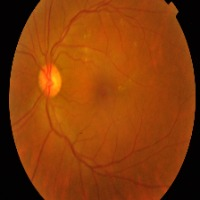
#> input picture images/mild.jpg, 200 x 200 px; its folder holds only this picture in this run
$ python -i data_preprocessing.py   (imports and definitions only)
#> lines starting #> are read from the running program, lines starting #| are printed output that depends on the picture; after the words box and inside, x2 and y2 are one past the last pixel; in counts of white or black regions, pixels touching at a corner belong together
import tensorflow as tf
import numpy as np
import cv2
from pathlib import Path
import pandas as pd
from sklearn.utils.class_weight import compute_class_weight

# Konfigurasi
IMG_SIZE = 224  # Untuk EfficientNet atau ResNet
BATCH_SIZE = 16
AUTOTUNE = tf.data.AUTOTUNE

class DataPreprocessor:
    def __init__(self, img_size=224):
        self.img_size = img_size

    def preprocess_image(self, image_path, apply_clahe=True):
        """Preprocessing untuk retinal images"""
#> called with image_path = '../../images/mild.jpg', apply_clahe = True
        # Load image
        img = cv2.imread(str(image_path))
#> img is the input picture: shape (200, 200, 3); mean B, G, R 9.4, 60.1, 136.8

        if img is None:
            raise ValueError(f"Cannot load image: {image_path}")

        # Crop circular region (menghilangkan black borders)
        img = self.crop_image_from_gray(img)

        # Resize
        img = cv2.resize(img, (self.img_size, self.img_size))

        # Apply CLAHE untuk meningkatkan kontras
        if apply_clahe:
            img = self.apply_clahe_rgb(img)

        # Normalize ke [0, 1]
        img = img.astype(np.float32) / 255.0

        return img

    def crop_image_from_gray(self, img, tol=7):
        """Crop black borders dari retinal images"""
#> called with tol = 7
        if img.ndim == 2:
            mask = img > tol
            return img[np.ix_(mask.any(1), mask.any(0))]
        elif img.ndim == 3:
            gray_img = cv2.cvtColor(img, cv2.COLOR_BGR2GRAY)
            mask = gray_img > tol
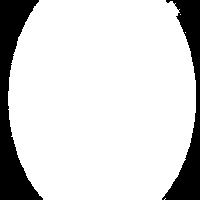
#> mask: shape (200, 200) bool; 84% white; 2 black regions, box (x1, y1, x2, y2) and area: (0, 0, 43, 200) 3701, (162, 0, 200, 200) 2707

            check_shape = img[:, :, 0][np.ix_(mask.any(1), mask.any(0))].shape[0]
#> check_shape = 200
            if check_shape == 0:
                return img
            else:
                img1 = img[:, :, 0][np.ix_(mask.any(1), mask.any(0))]
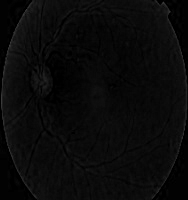
#> img1: shape (200, 188); min 0, max 63, mean 9.8
                img2 = img[:, :, 1][np.ix_(mask.any(1), mask.any(0))]
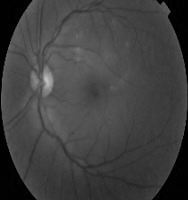
#> img2: shape (200, 188); min 0, max 192, mean 63.8
                img3 = img[:, :, 2][np.ix_(mask.any(1), mask.any(0))]
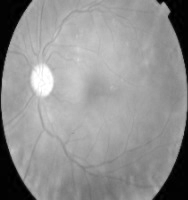
#> img3: shape (200, 188); min 0, max 255, mean 145.3
                img = np.stack([img1, img2, img3], axis=-1)
#> img: shape (200, 188, 3)
            return img

    def apply_clahe_rgb(self, img):
        """Apply CLAHE untuk setiap channel RGB"""
        clahe = cv2.createCLAHE(clipLimit=2.0, tileGridSize=(8, 8))

        # Convert ke LAB color space
        lab = cv2.cvtColor(img, cv2.COLOR_BGR2LAB)
#> lab: shape (224, 224, 3); mean of channels 0, 1, 2 94.8, 159, 171.2
        l, a, b = cv2.split(lab)
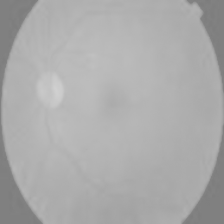
#> b: shape (224, 224); min 124, max 208, mean 171.2

        # Apply CLAHE ke L channel
        l = clahe.apply(l)
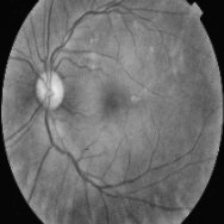
#> l: shape (224, 224); min 2, max 230, mean 106.9

        # Merge kembali
        lab = cv2.merge([l, a, b])
#> lab: shape (224, 224, 3); mean of channels 0, 1, 2 106.9, 159, 171.2
        img = cv2.cvtColor(lab, cv2.COLOR_LAB2BGR)
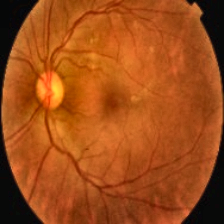
#> img: shape (224, 224, 3); mean B, G, R 23.7, 75.9, 159.3

        return img

# [119 lines left out: functions create_tf_dataset, compute_class_weights, prepare_datasets, not called in this run]

# Test preprocessing
# [37 lines not run here, left out]

>>> result = DataPreprocessor().preprocess_image('../../images/mild.jpg')

$ run again, on images/no_dr.jpg
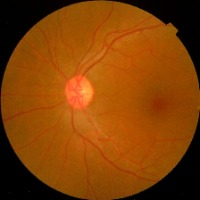
#> input picture images/no_dr.jpg, 200 x 200 px
#> in preprocess_image, img is the input picture: shape (200, 200, 3); mean B, G, R 5.2, 64, 128.8
#> in crop_image_from_gray, `mask = gray_img > tol`:
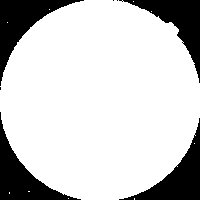
#> mask: shape (200, 200) bool; 79.9% white; 7 black regions (3 under 20 px), largest, box (x1, y1, x2, y2) and area: (0, 0, 84, 86) 2097, (0, 112, 81, 200) 2033, (119, 118, 200, 200) 1970, (119, 0, 200, 83) 1944
#> in apply_clahe_rgb, `img = cv2.cvtColor(lab, cv2.COLOR_LAB2BGR)`:
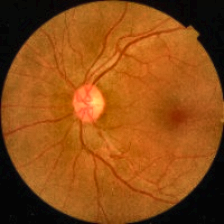
#> img: shape (224, 224, 3); mean B, G, R 20.4, 76.4, 143.1

$ run again, on images/proliferate.jpg
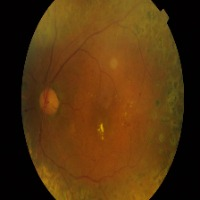
#> input picture images/proliferate.jpg, 200 x 200 px
#> in preprocess_image, img is the input picture: shape (200, 200, 3); mean B, G, R 13.9, 51.4, 84.5
#> in crop_image_from_gray, `mask = gray_img > tol`:
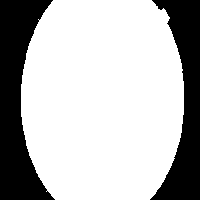
#> mask: shape (200, 200) bool; 71.9% white; 2 black regions, box (x1, y1, x2, y2) and area: (0, 0, 55, 200) 6174, (150, 0, 200, 200) 5064
#> in apply_clahe_rgb, `img = cv2.cvtColor(lab, cv2.COLOR_LAB2BGR)`:
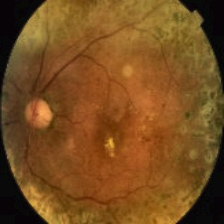
#> img: shape (224, 224, 3); mean B, G, R 31.2, 77.3, 119.7
